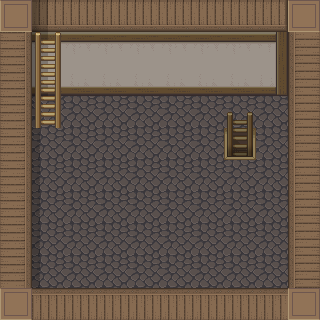

A level layout from a 2D game, rendered from its tile map. Below: a short description, then the map file with its tile-grid data intact:
An orthogonal 10x10 tile map with 32x32 px tiles, 4 tile layers (Tile Layer 1, Tile Layer 2, Tile Layer 3, Tile Layer 4), 3 tilesets and 7 objects (start, teleport-1, wall2, wall3, wall4, ...).

<map version="1.10" tiledversion="1.11.0" orientation="orthogonal" renderorder="right-down" width="10" height="10" tilewidth="32" tileheight="32" infinite="0" nextlayerid="6" nextobjectid="14">
 <tileset firstgid="1" source="[Base]BaseChip_pipo.tsx" />
 <tileset firstgid="1065" source="../../spritesheets/slates.tsx" />
 <tileset firstgid="2353" source="../../spritesheets/Overworld.tsx" />
 <layer id="1" name="Tile Layer 1" width="10" height="10">
  <data encoding="csv">
527,365,362,362,362,362,362,362,363,527,
1610613090,373,370,370,370,370,370,370,371,2684354914,
1610613090,381,378,378,378,378,378,378,379,2684354914,
1610613090,291,291,291,291,291,291,291,291,2684354914,
1610613090,291,291,291,291,291,291,291,291,2684354914,
1610613090,291,291,291,291,291,291,291,291,2684354914,
1610613090,291,291,291,291,291,291,291,291,2684354914,
1610613090,291,291,291,291,291,291,291,291,2684354914,
1610613090,291,291,291,291,291,291,291,291,2684354914,
527,3221225826,3221225826,3221225826,3221225826,3221225826,3221225826,3221225826,3221225826,527
</data>
 </layer>
 <layer id="2" name="Tile Layer 2" width="10" height="10">
  <data encoding="csv">
0,0,0,0,0,0,0,0,0,0,
0,0,0,0,0,0,0,0,0,0,
0,0,0,0,0,0,0,0,0,0,
0,1745,0,0,0,0,0,296,0,0,
0,1745,0,0,0,0,0,304,0,0,
0,1745,0,0,0,0,0,0,0,0,
0,1745,0,0,0,0,0,0,0,0,
0,1745,0,0,0,0,0,0,0,0,
0,1745,0,0,0,0,0,0,0,0,
0,0,0,0,0,0,0,0,0,0
</data>
 </layer>
 <layer id="3" name="Tile Layer 3" width="10" height="10">
  <data encoding="csv">
0,0,0,0,0,0,0,0,0,0,
0,251,251,251,251,251,251,251,251,0,
0,251,251,251,251,251,251,251,251,0,
0,251,251,251,251,251,251,251,251,0,
0,251,251,251,251,251,251,251,251,0,
0,251,251,251,251,251,251,251,251,0,
0,251,251,251,251,251,251,251,251,0,
0,251,251,251,251,251,251,251,251,0,
0,251,251,251,251,251,251,251,251,0,
0,0,0,0,0,0,0,0,0,0
</data>
 </layer>
 <objectgroup id="5" name="Object Layer 1">
  <object id="5" name="start" type="start" x="50.3839" y="151.152">
   <point />
  </object>
  <object id="6" name="teleport-1" x="31" y="93.2045" width="32.75" height="19.0455">
   <properties>
    <property name="destination" value="gallery" />
    <property name="x" type="int" value="80" />
    <property name="y" type="int" value="111" />
   </properties>
  </object>
  <object id="9" name="wall2" x="28.3333" y="289.333" width="262.667" height="8">
   <properties>
    <property name="collision" type="bool" value="true" />
   </properties>
  </object>
  <object id="10" name="wall3" x="30.6665" y="85.3333" width="255.334" height="8">
   <properties>
    <property name="collision" type="bool" value="true" />
   </properties>
  </object>
  <object id="11" name="wall4" x="25.3332" y="85.3333" width="6.00033" height="211.333">
   <properties>
    <property name="collision" type="bool" value="true" />
   </properties>
  </object>
  <object id="12" name="wall5" x="288.333" y="85.3335" width="6.00033" height="211.333">
   <properties>
    <property name="collision" type="bool" value="true" />
   </properties>
  </object>
  <object id="13" name="teleport-2" x="224.545" y="129.273" width="31.4545" height="30.1818">
   <properties>
    <property name="destination" value="corridor" />
    <property name="x" type="int" value="73" />
    <property name="y" type="int" value="144" />
   </properties>
  </object>
 </objectgroup>
 <layer id="4" name="Tile Layer 4" width="10" height="10">
  <data encoding="csv">
0,0,0,0,0,0,0,0,0,0,
0,295,0,0,0,0,0,0,0,0,
0,303,0,0,0,0,0,0,0,0,
0,303,0,0,0,0,0,0,0,0,
0,0,0,0,0,0,0,0,0,0,
0,0,0,0,0,0,0,0,0,0,
0,0,0,0,0,0,0,0,0,0,
0,0,0,0,0,0,0,0,0,0,
0,0,0,0,0,0,0,0,0,0,
0,0,0,0,0,0,0,0,0,0
</data>
 </layer>
</map>
